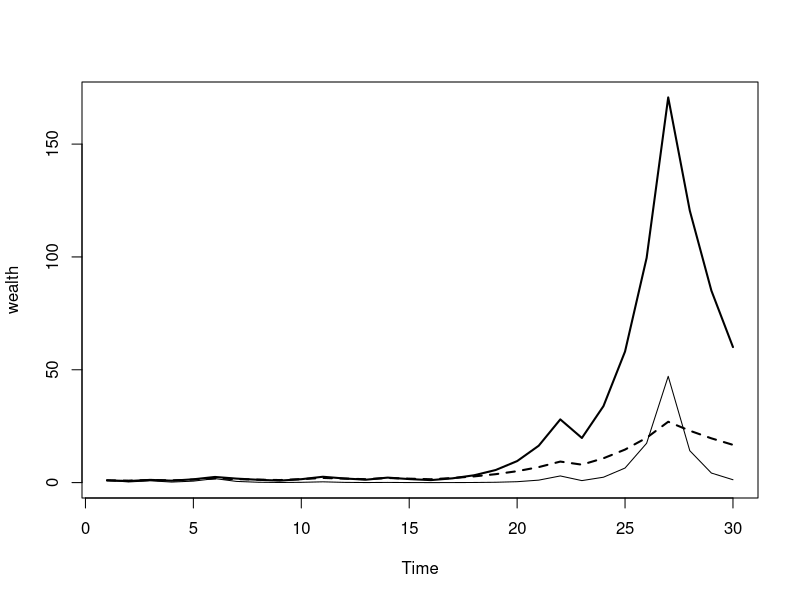

This figure's R source:
# Compares three betting strategies on a sequence of coin-toss trades
# (win +170%, loss -70%, p=0.5). Demonstrates Kelly vs. half-Kelly vs. all-in.
#   Kelly fraction f* ≈ 0.42, half-Kelly ≈ 0.21.

install.packages("tseries")
library(tseries)
N_TRADES = 30
outcomes = rbinom(N_TRADES, 1, 0.5)  # 0 = loss, 1 = win
wealth = array(1.0, dim=N_TRADES)
wealthKelly = array(1.0, dim=N_TRADES)
wealthHalfKelly = array(1.0, dim=N_TRADES)
for(i in 2:(length(outcomes)))
{
  if(outcomes[i] == 0) {
    # Loss: full-bet loses 70%, Kelly and half-Kelly lose proportionally less
    wealth[i]         = wealth[i-1]         * (1 - 0.7)
    wealthKelly[i]    = wealthKelly[i-1]    * (0.42 * (1 - 0.7) + (1 - 0.42))
    wealthHalfKelly[i]= wealthHalfKelly[i-1]* (0.21 * (1 - 0.7) + (1 - 0.21))
  }
  else {
    # Win: full-bet gains 170%
    wealth[i]         = wealth[i-1]         * (1 + 1.7)
    wealthKelly[i]    = wealthKelly[i-1]    * (0.42 * (1 + 1.7) + (1 - 0.42))
    wealthHalfKelly[i]= wealthHalfKelly[i-1]* (0.21 * (1 + 1.7) + (1 - 0.21))
  }
}
chartYmin = min(c(wealth, wealthKelly, wealthHalfKelly))
chartYmax = max(c(wealth, wealthKelly, wealthHalfKelly))
ts.plot(wealth, lwd=1, ylim=c(chartYmin, chartYmax))
lines(wealthKelly, lwd=2)
lines(wealthHalfKelly, lty=2, lwd=2)
